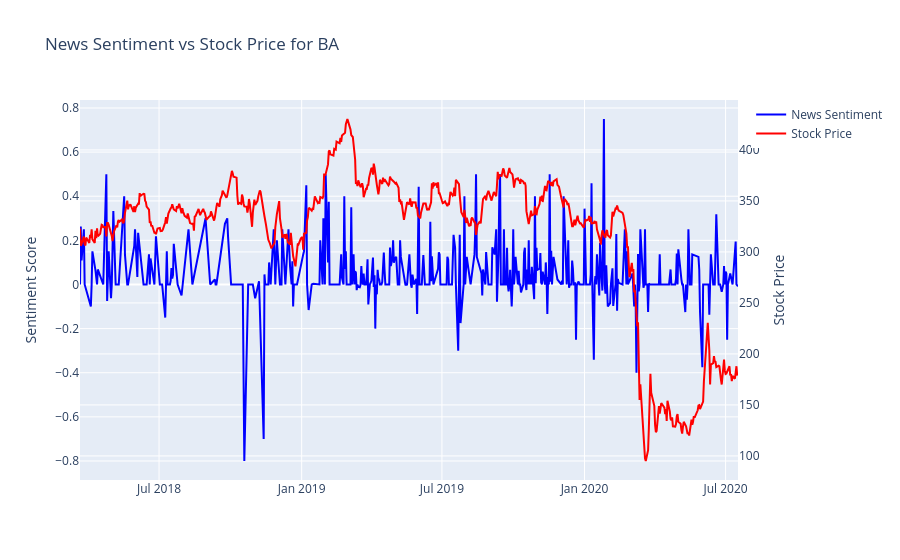

The code cell stored with this chart in its notebook:
### Markdown cell above
# Task 5: News Analysis and Impact Evaluation

### Code cell
%run "Task5_News_Impact.ipynb"

### Figure 1 — Plotly figure (JSON) as saved in the notebook; plotly's stock layout.template omitted (floating-point values rounded to 4 significant figures; data arrays with more than 128 entries replaced by an {"elided": "..."} marker saying what was removed)
{"data": [{"line": {"color": "blue"}, "name": "News Sentiment", "type": "scatter", "x": {"elided": "462 str values"}, "y": {"elided": "462 float values"}}, {"line": {"color": "red"}, "name": "Stock Price", "type": "scatter", "x": {"elided": "585 str values"}, "y": {"elided": "585 float values"}, "yaxis": "y2"}], "layout": {"showlegend": true, "title": {"text": "News Sentiment vs Stock Price for BA"}, "yaxis": {"title": {"text": "Sentiment Score"}}, "yaxis2": {"overlaying": "y", "side": "right", "title": {"text": "Stock Price"}}}}
